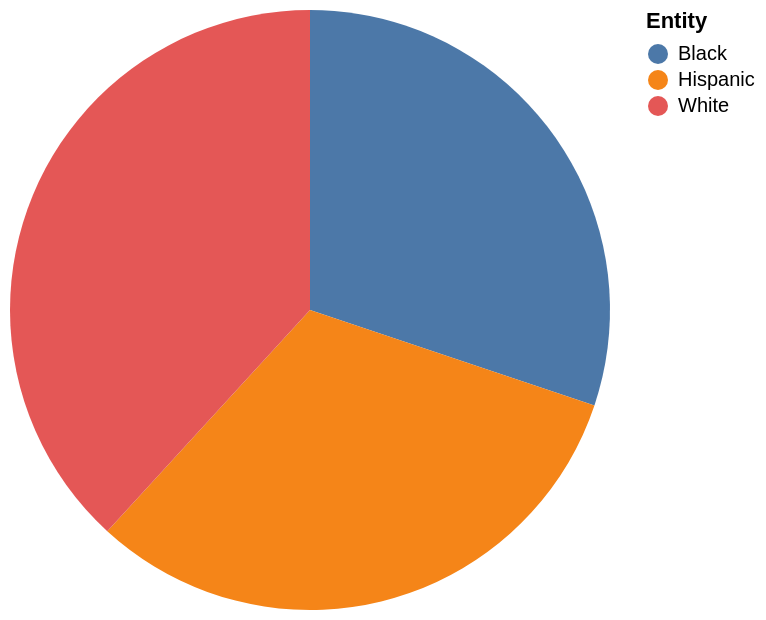

Source (Vega-Lite JSON):
### Vega-Lite specification from a JSON file in a GitHub repository (floating-point values rounded to 4 significant figures)
{"$schema": "https://vega.github.io/schema/vega-lite/v5.json", "description": "Pie chart auto-generated from CSV", "data": {"values": [{"Entity": "Black", "Take breaks from": "60", "Stay tuned in to": "39"}, {"Entity": "Hispanic", "Take breaks from": "63", "Stay tuned in to": "36"}, {"Entity": "White", "Take breaks from": "76", "Stay tuned in to": "23"}]}, "mark": "arc", "encoding": {"theta": {"field": "Take breaks from", "type": "quantitative"}, "color": {"field": "Entity", "type": "nominal"}}}
